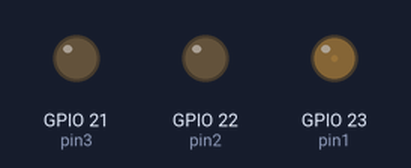
A program run on a simulated ESP32 board running MicroPython. Parts: output pins drawn as LEDs (lit = HIGH).

Above: at 0.05 s.
At 1.25 s:
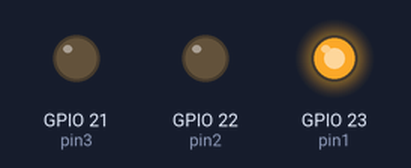
At 1.9 s:
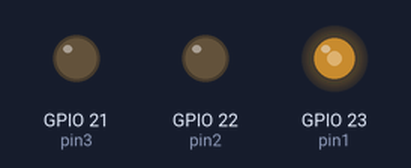
At 3.75 s:
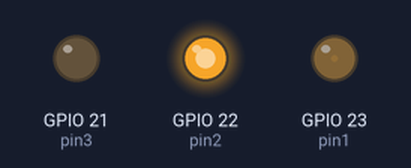
At 5.65 s:
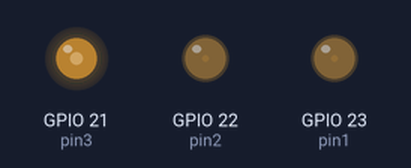
At 7.45 s:
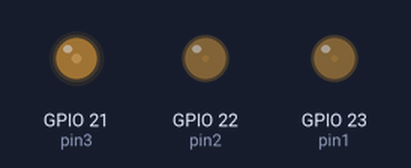
Timing chart, 0 to 10.0 s (numbered marks = the images above):
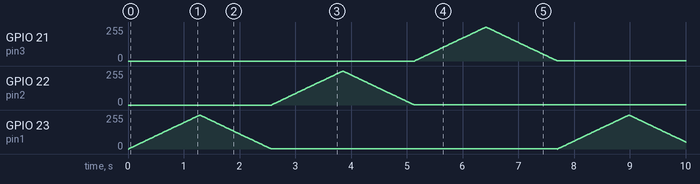

The program:

light.py
```python
# 導入必要的函式庫
import machine,time  # 導入machine控制硬體和time計時模組
from machine import Pin, PWM  # 從machine模組導入Pin和PWM類別

# 主程式無限循環
while True:
    # 設定兩個LED針腳
    pin1 = Pin(23,Pin.OUT)  # 將GPIO23設為輸出模式
    pin2 = Pin(22,Pin.OUT)  # 將GPIO22設為輸出模式
    pin3 = Pin(21,Pin.OUT)  # 將GPIO22設為輸出模式
    # 初始化PWM物件
    led1 = PWM(pin1, freq=1000, duty=0)  # LED1的PWM設定:頻率1000Hz,初始工作週期0
    led2 = PWM(pin2, freq=1000, duty=0)  # LED2的PWM設定:頻率1000Hz,初始工作週期0
    led3 = PWM(pin3, freq=1000, duty=0)
    # LED控制循環
    while True:
        # LED1漸亮效果
        for i in range(0,1024,8):  # 從0到1023,每次增加8
            led1.duty(i)  # 設定LED1亮度
            time.sleep(0.01)  # 延遲0.01秒
            #print("+")  # 註解掉的除錯輸出

        # LED1漸暗效果
        for i in range(1023,0,-8):  # 從1023到1,每次減少8
            led1.duty(i)  # 設定LED1亮度
            time.sleep(0.01)  # 延遲0.01秒
            #print("-")  # 註解掉的除錯輸出

        # LED2漸亮效果
        for i in range(0,1024,8):  # 從0到1023,每次增加8
            led2.duty(i)  # 設定LED2亮度
            time.sleep(0.01)  # 延遲0.01秒

        # LED2漸暗效果
        for i in range(1023,0,-8):  # 從1023到1,每次減少8
            led2.duty(i)  # 設定LED2亮度
            time.sleep(0.01)  # 延遲0.01秒
        # LED3漸亮效果
        for i in range(0,1024,8):  # 從0到1023,每次增加8
            led3.duty(i)  # 設定LED2亮度
            time.sleep(0.01)  # 延遲0.01秒

        # LED3漸暗效果
        for i in range(1023,0,-8):  # 從1023到1,每次減少8
            led3.duty(i)  # 設定LED2亮度
            time.sleep(0.01)  # 延遲0.01秒
```
